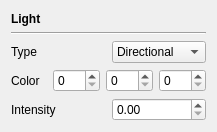
<?xml version="1.0" encoding="UTF-8"?>
<ui version="4.0">
 <class>LightWidget</class>
 <widget class="QWidget" name="LightWidget">
  <property name="geometry">
   <rect>
    <x>0</x>
    <y>0</y>
    <width>217</width>
    <height>132</height>
   </rect>
  </property>
  <property name="windowTitle">
   <string>Form</string>
  </property>
  <layout class="QVBoxLayout" name="verticalLayout">
   <item>
    <widget class="QLabel" name="label">
     <property name="font">
      <font>
       <weight>75</weight>
       <bold>true</bold>
      </font>
     </property>
     <property name="text">
      <string>Light</string>
     </property>
    </widget>
   </item>
   <item>
    <widget class="Line" name="line">
     <property name="orientation">
      <enum>Qt::Horizontal</enum>
     </property>
    </widget>
   </item>
   <item>
    <layout class="QHBoxLayout" name="horizontalLayout">
     <item>
      <widget class="QLabel" name="label_3">
       <property name="text">
        <string>Type</string>
       </property>
      </widget>
     </item>
     <item>
      <widget class="QComboBox" name="comboBox">
       <item>
        <property name="text">
         <string>Directional</string>
        </property>
       </item>
       <item>
        <property name="text">
         <string>Point</string>
        </property>
       </item>
      </widget>
     </item>
    </layout>
   </item>
   <item>
    <layout class="QHBoxLayout" name="horizontalLayout_2">
     <item>
      <widget class="QLabel" name="label_2">
       <property name="text">
        <string>Color</string>
       </property>
      </widget>
     </item>
     <item>
      <widget class="QSpinBox" name="Red">
       <property name="maximum">
        <number>255</number>
       </property>
      </widget>
     </item>
     <item>
      <widget class="QSpinBox" name="Green">
       <property name="maximum">
        <number>255</number>
       </property>
      </widget>
     </item>
     <item>
      <widget class="QSpinBox" name="Blue">
       <property name="maximum">
        <number>255</number>
       </property>
      </widget>
     </item>
    </layout>
   </item>
   <item>
    <layout class="QHBoxLayout" name="horizontalLayout_3">
     <item>
      <widget class="QLabel" name="label_4">
       <property name="text">
        <string>Intensity</string>
       </property>
      </widget>
     </item>
     <item>
      <widget class="QDoubleSpinBox" name="doubleSpinBox"/>
     </item>
    </layout>
   </item>
  </layout>
 </widget>
 <resources/>
 <connections/>
</ui>
